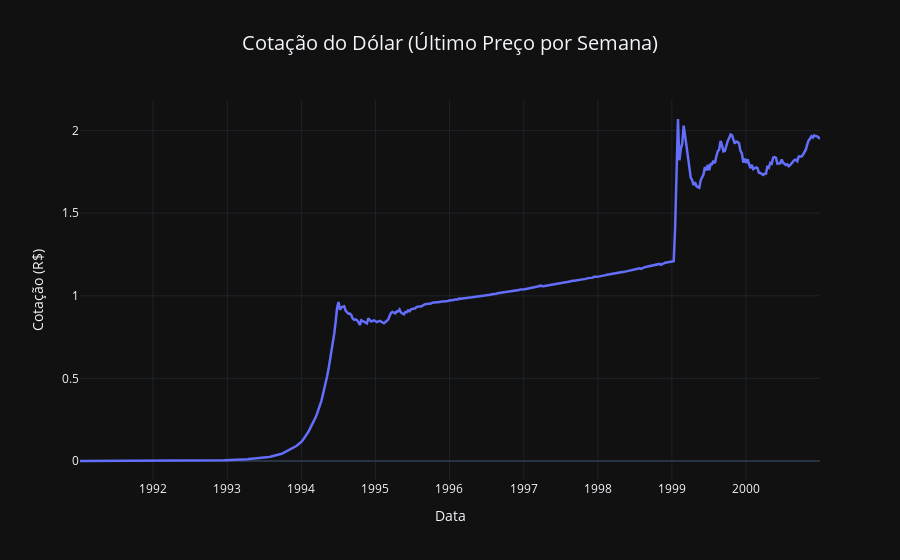

This figure's notebook cell:
### Code cell
df_s = df_dol.resample('W-Sun').last()
display(df_s)

fig = px.line(
    df_s, 
    y="Último", 
    title="Cotação do Dólar (Último Preço por Semana)", 
    labels={"index": "Data", "Último": "Cotação (R$)"},
)

# Melhorando o layout
fig.update_traces(line=dict(width=2.5), marker=dict(size=6))
fig.update_layout(
    template="plotly_dark",
    title=dict(x=0.5, font=dict(size=20)),
    xaxis=dict(showgrid=True, gridwidth=0.5),
    yaxis=dict(showgrid=True, gridwidth=0.5),
    hovermode="x unified"
)

fig.show()

### Figure 1 — Plotly figure (JSON) as saved in the notebook; plotly's stock layout.template omitted (floating-point values rounded to 4 significant figures; data arrays with more than 128 entries replaced by an {"elided": "..."} marker saying what was removed)
{"data": [{"hovertemplate": "Data=%{x}<br>Cotação (R$)=%{y}<extra></extra>", "legendgroup": "", "line": {"color": "#636efa", "dash": "solid", "width": 2.5}, "marker": {"size": 6, "symbol": "circle"}, "mode": "lines", "name": "", "orientation": "v", "showlegend": false, "type": "scatter", "x": {"elided": "522 str values"}, "xaxis": "x", "y": {"elided": "522 float values"}, "yaxis": "y"}], "layout": {"hovermode": "x unified", "legend": {"tracegroupgap": 0}, "title": {"font": {"size": 20}, "text": "Cotação do Dólar (Último Preço por Semana)", "x": 0.5}, "xaxis": {"anchor": "y", "domain": [0, 1], "gridwidth": 0.5, "showgrid": true, "title": {"text": "Data"}}, "yaxis": {"anchor": "x", "domain": [0, 1], "gridwidth": 0.5, "showgrid": true, "title": {"text": "Cotação (R$)"}}}}
